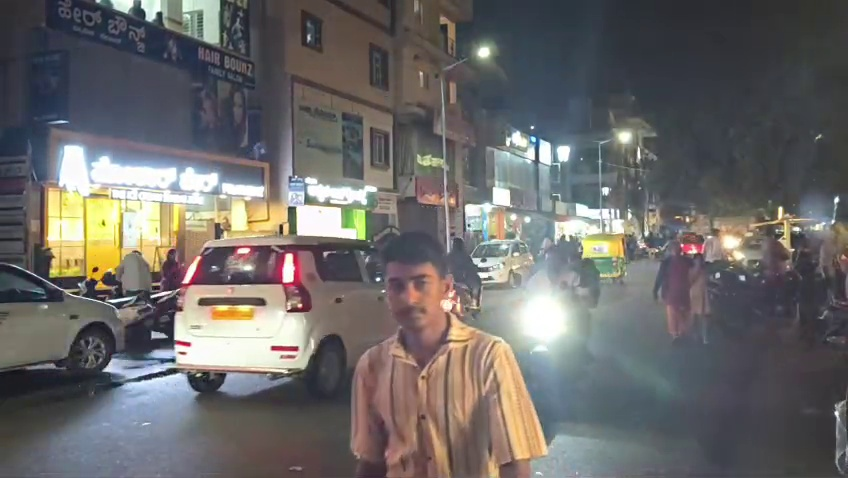
#> input picture backend/tmp_frs_video_test/frame_1.jpg, 848 x 478 px
$ python -i anprAdaptivePreprocess.py   (imports and definitions only)   (older library calls are emulated)
#> lines starting #> are read from the running program, lines starting #| are printed output that depends on the picture
#> further down, picture is the input picture: shape (478, 848, 3); mean B, G, R 104.3, 105.5, 107.6
"""Bounded ANPR preprocessing for difficult Indian CCTV capture conditions.

This module does not invent plate characters. It creates conservative OCR views
for blur, low-light, glare/haze and modest camera skew; temporal consensus and
plateFusion remain authoritative.
"""
from __future__ import annotations

import math
import os
from typing import Any

import cv2
import numpy as np


def _f(name: str, default: float, lo: float, hi: float) -> float:
    try: value = float(os.getenv(name, str(default)))
    except Exception: value = default
    return max(lo, min(hi, value if math.isfinite(value) else default))


def analyze_conditions(image: np.ndarray) -> dict[str, Any]:
    gray = cv2.cvtColor(image, cv2.COLOR_BGR2GRAY)
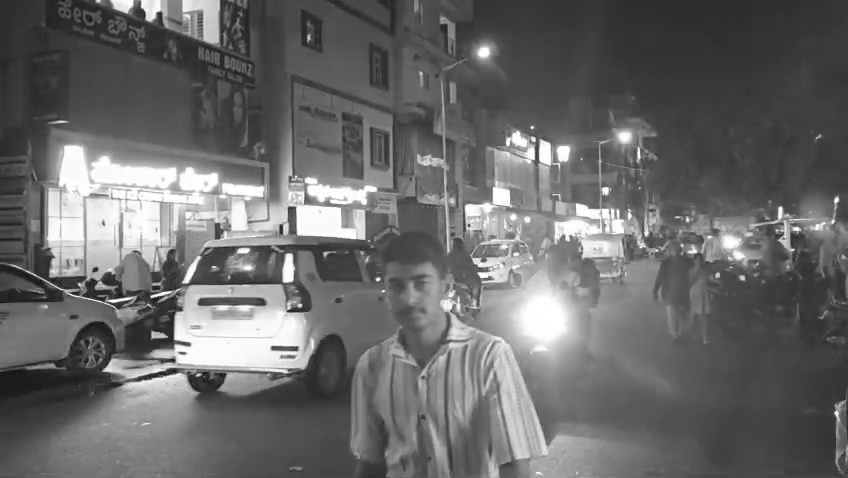
#> gray: shape (478, 848); min 5, max 255, mean 106
    mean = float(gray.mean())
#> mean = 106
    contrast = float(gray.std())
#> contrast = 54.07
    blur = float(cv2.Laplacian(gray, cv2.CV_64F).var())
#> blur = 300.7
    p95 = float(np.percentile(gray, 95))
#> p95 = 236
    return {
        "brightness": round(mean, 3),
        "contrast": round(contrast, 3),
        "blur_score": round(blur, 3),
        "low_light": mean < _f("ANPR_LOW_LIGHT_MEAN", 72.0, 10.0, 160.0),
        "low_contrast": contrast < _f("ANPR_LOW_CONTRAST_STD", 38.0, 5.0, 100.0),
        "blurred": blur < _f("ANPR_BLUR_VARIANCE_MIN", 75.0, 1.0, 1000.0),
        "glare": p95 > _f("ANPR_GLARE_P95", 245.0, 180.0, 255.0),
    }


def _rotate_keep(image: np.ndarray, degrees: float) -> np.ndarray:
    h, w = image.shape[:2]
    matrix = cv2.getRotationMatrix2D((w / 2.0, h / 2.0), degrees, 1.0)
    return cv2.warpAffine(image, matrix, (w, h), flags=cv2.INTER_CUBIC, borderMode=cv2.BORDER_REPLICATE)


def build_adaptive_variants(image: np.ndarray, *, max_variants: int | None = None) -> tuple[list[np.ndarray], dict[str, Any]]:
    if not isinstance(image, np.ndarray) or image.size == 0:
        return [], {"invalid": True}
    limit = max(1, min(12, int(max_variants or os.getenv("ANPR_MAX_ADAPTIVE_VARIANTS", "8"))))
    conditions = analyze_conditions(image)
#> conditions = {'brightness': 106, 'contrast': 54.08, 'blur_score': 300.7, 'low_light': False, 'low_contrast': False, 'blurred': False, 'glare': False}
    variants: list[np.ndarray] = []

    gray = cv2.cvtColor(image, cv2.COLOR_BGR2GRAY)
    clahe = cv2.createCLAHE(clipLimit=2.2, tileGridSize=(8, 8)).apply(gray)
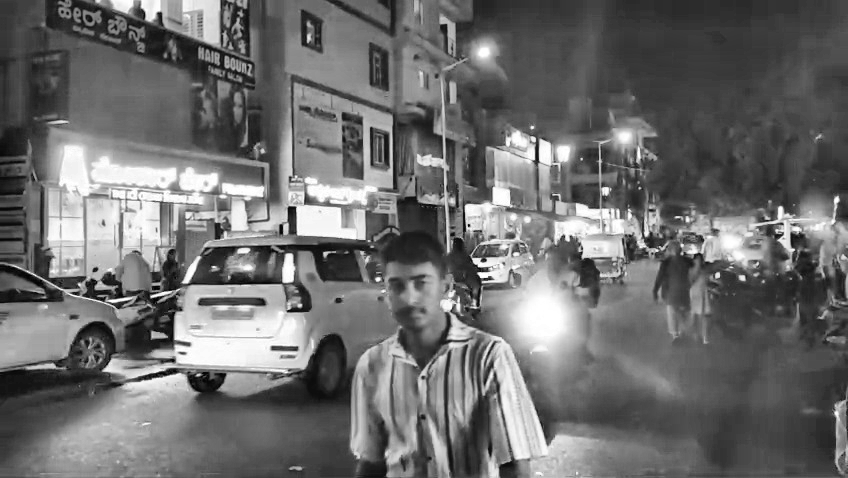
#> clahe: shape (478, 848); min 0, max 255, mean 109.5
    contrast = cv2.cvtColor(clahe, cv2.COLOR_GRAY2BGR)
    variants.append(contrast)

    if conditions["low_light"]:
        # Gamma < 1 brightens shadows without hallucinating high-frequency detail.
        gamma = _f("ANPR_LOW_LIGHT_GAMMA", 0.62, 0.35, 0.95)
        table = np.array([((i / 255.0) ** gamma) * 255 for i in range(256)]).astype("uint8")
        variants.append(cv2.LUT(image, table))

    if conditions["blurred"]:
        # Mild unsharp mask only. Strong deconvolution can create false glyph strokes.
        smooth = cv2.GaussianBlur(contrast, (0, 0), 1.0)
        variants.append(cv2.addWeighted(contrast, 1.65, smooth, -0.65, 0))

    if conditions["low_contrast"] or conditions["glare"]:
        denoised = cv2.bilateralFilter(contrast, 5, 35, 35)
        variants.append(denoised)

    if os.getenv("ANPR_ANGLE_VARIANTS_ENABLED", "true").strip().lower() in {"1", "true", "yes", "on"}:
        # CCTV plates often have modest roll. Large perspective distortion should be
        # handled by better plate detection/camera placement, not guessed warps.
        for angle in (-8.0, -4.0, 4.0, 8.0):
            variants.append(_rotate_keep(contrast, angle))
#> after the loop, variants = 5 items

    unique: list[np.ndarray] = []
    signatures: set[tuple[int, int, int]] = set()
    for item in variants:
        if len(unique) >= limit:
            break
        sig = (item.shape[0], item.shape[1], int(item.mean()))
        if sig in signatures:
            continue
        signatures.add(sig)
        unique.append(np.ascontiguousarray(item))
#> this loop made 5 passes
#> sig on passes 1 to 5: (478, 848, 109), (478, 848, 108), (478, 848, 108), (478, 848, 110), (478, 848, 111)
#> after the loop, signatures = 4 items; unique = 4 items
    conditions["variant_count"] = len(unique)
    return unique, conditions

>>> import cv2
>>> picture = cv2.imread('../tmp_frs_video_test/frame_1.jpg')
>>> result = build_adaptive_variants(picture)

$ run again, on backend/tmp_frs_video_test/frame_2.jpg
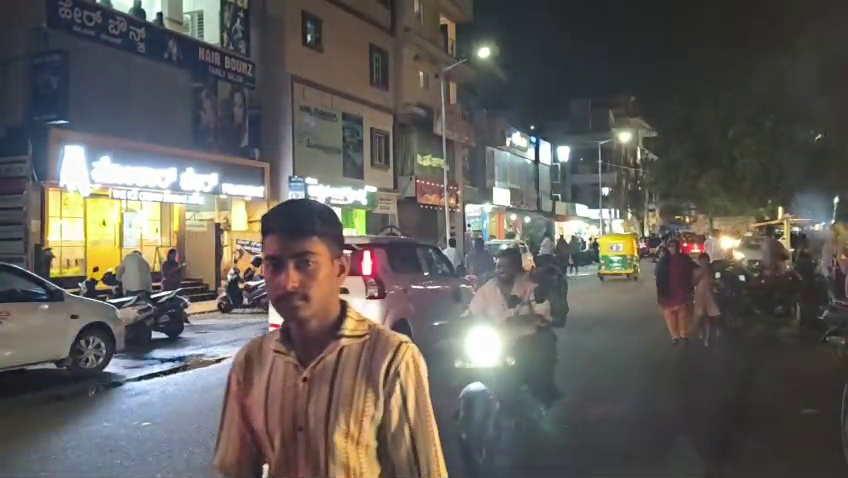
#> input picture backend/tmp_frs_video_test/frame_2.jpg, 848 x 478 px
#> picture is the input picture: shape (478, 848, 3); mean B, G, R 90.7, 94.7, 97.8
#> in analyze_conditions, `gray = cv2.cvtColor(image, cv2.COLOR_BGR2GRAY)`:
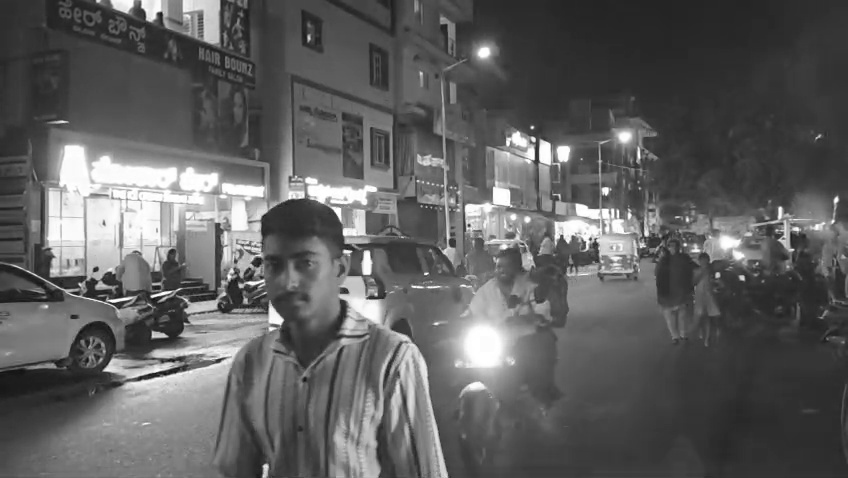
#> gray: shape (478, 848); min 15, max 255, mean 95.2
#> mean = 95.15
#> in analyze_conditions, `contrast = float(gray.std())`: contrast = 53.07
#> blur = 339.7
#> p95 = 216
#> conditions = {'brightness': 95.15, 'contrast': 53.07, 'blur_score': 339.7, 'low_light': False, 'low_contrast': False, 'blurred': False, 'glare': False}
#> in build_adaptive_variants, `clahe = cv2.createCLAHE(clipLimit=2.2, tileGridSize=(8, 8)).apply(gray)`:
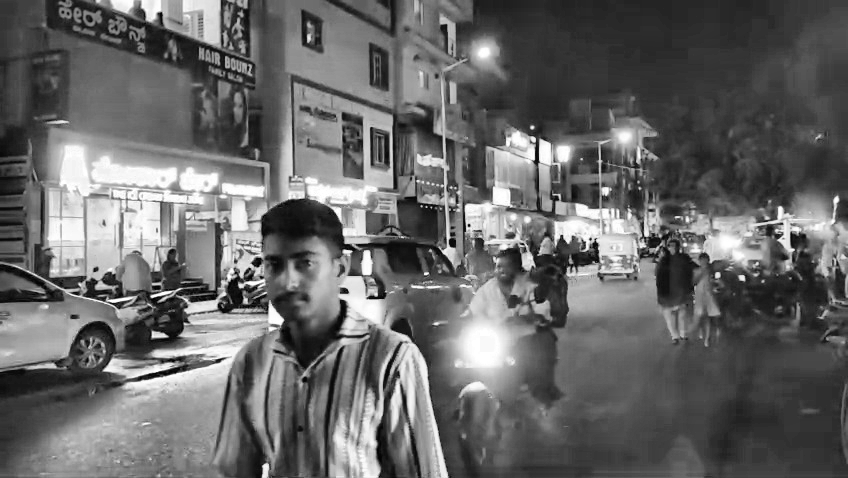
#> clahe: shape (478, 848); min 1, max 255, mean 103.5
#> after the loop in build_adaptive_variants, `for angle in (-8.0, -4.0, 4.0, 8.0):`: variants = 5 items
#> the loop in build_adaptive_variants, `for item in variants:` made 5 passes
#> sig on passes 1 to 5: (478, 848, 103), (478, 848, 103), (478, 848, 103), (478, 848, 104), (478, 848, 104)
#> after the loop in build_adaptive_variants, `for item in variants:`: signatures = 2 items

$ run again, on backend/tmp_frs_video_test/frame_3.jpg
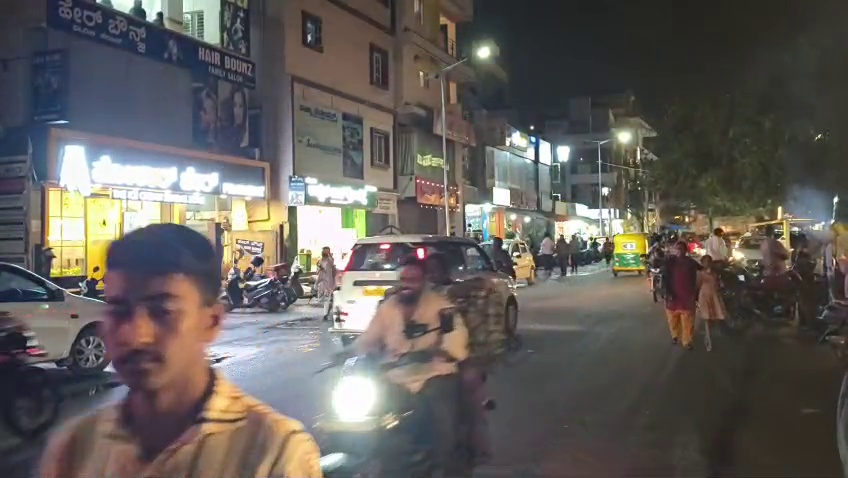
#> input picture backend/tmp_frs_video_test/frame_3.jpg, 848 x 478 px
#> picture is the input picture: shape (478, 848, 3); mean B, G, R 90.4, 94, 98.4
#> in analyze_conditions, `gray = cv2.cvtColor(image, cv2.COLOR_BGR2GRAY)`:
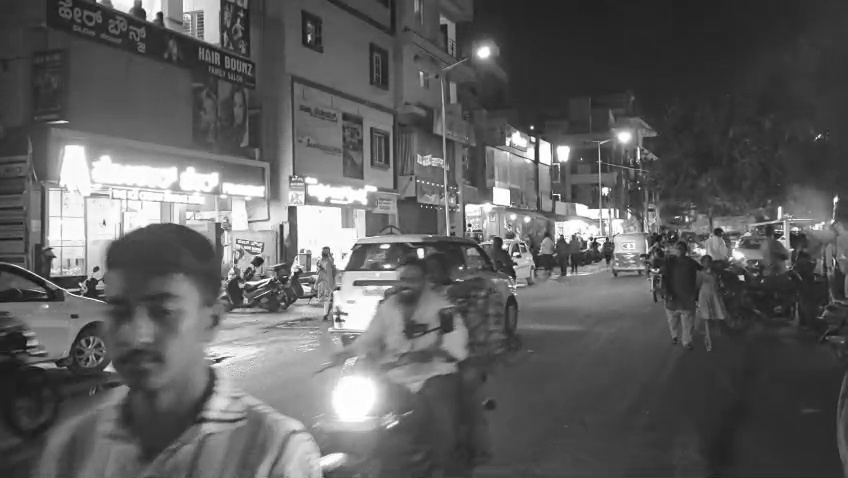
#> gray: shape (478, 848); min 9, max 255, mean 94.9
#> mean = 94.91
#> in analyze_conditions, `contrast = float(gray.std())`: contrast = 55.81
#> blur = 506.6
#> p95 = 229
#> conditions = {'brightness': 94.91, 'contrast': 55.81, 'blur_score': 506.6, 'low_light': False, 'low_contrast': False, 'blurred': False, 'glare': False}
#> in build_adaptive_variants, `clahe = cv2.createCLAHE(clipLimit=2.2, tileGridSize=(8, 8)).apply(gray)`:
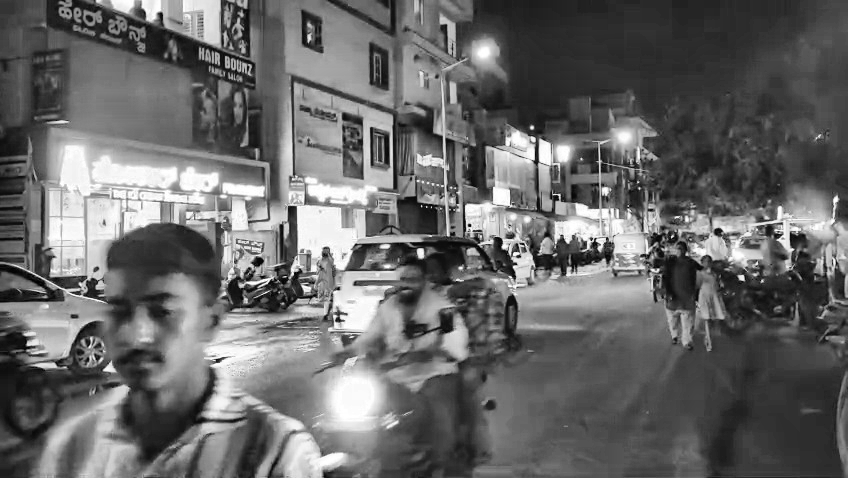
#> clahe: shape (478, 848); min 1, max 255, mean 104.6
#> after the loop in build_adaptive_variants, `for angle in (-8.0, -4.0, 4.0, 8.0):`: variants = 5 items
#> the loop in build_adaptive_variants, `for item in variants:` made 5 passes
#> sig on passes 1 to 5: (478, 848, 104), (478, 848, 104), (478, 848, 104), (478, 848, 105), (478, 848, 105)
#> after the loop in build_adaptive_variants, `for item in variants:`: signatures = 2 items
